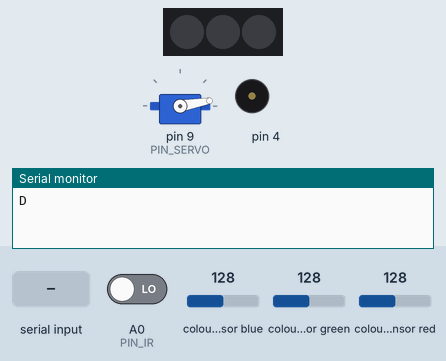
The sketch below on a simulated Arduino Uno, built with avr-gcc and run on an emulated ATmega328P. Parts: servo, 3 RGB LEDs in strip order, left to right, buzzer (waves = sounding), the last lines printed to the serial monitor. The test bench sets the inputs (shaded band); at power-on: colour sensor green 128, colour sensor blue 128, A0 (PIN_IR) LOW, colour sensor red 128.

Above: at 1.7 s.
1.8 s: colour sensor green set to 132
At 7.1 s:
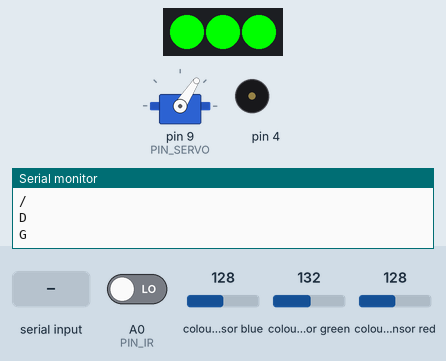
9.3 s: "r\n" received over Serial
At 11.6 s:
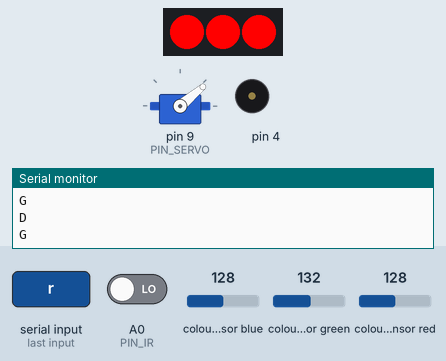
14.0 s: colour sensor blue set to 132
18.1 s: colour sensor blue set to 138
At 20.8 s:
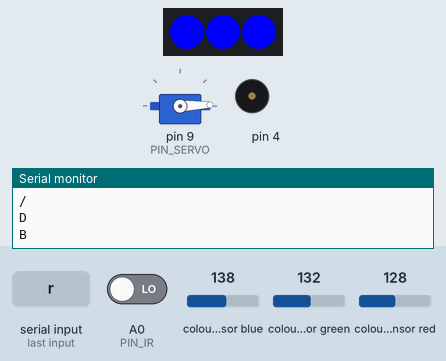
24.0 s: "t\n" received over Serial
At 26.7 s:
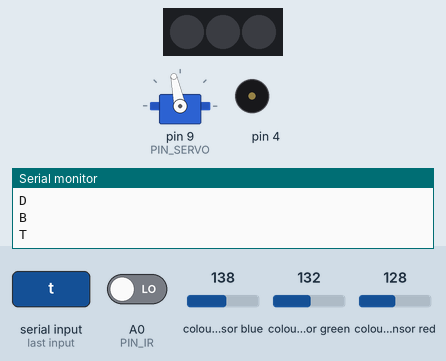
27.1 s: "s\n" received over Serial
At 30.5 s:
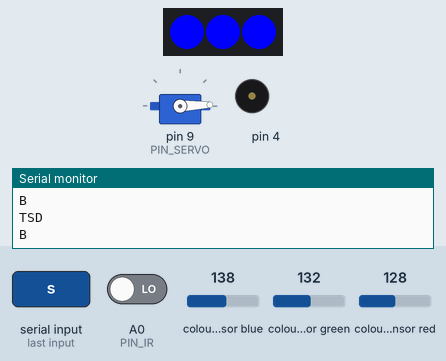
Timing chart, 0 to 31.6 s (numbered marks = the images above; inputs shaded):
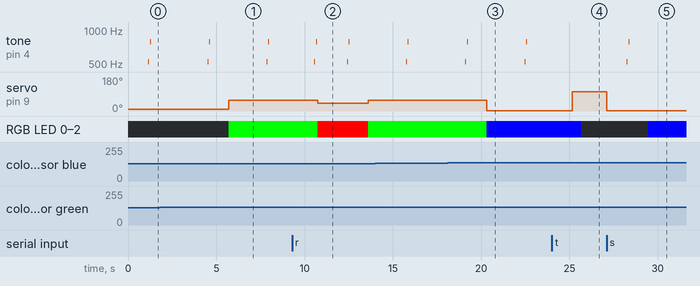

The sketch:

sortingmachine2.ino
```cpp
/// 스마트팩토리 공정관리용 컨베이어벨트
/**
  요소
  1. 기어드 DC모터 : 레일동작
  2. 서보머터 : 제품 색상따라 분류
  3. 적외선 IR센서 : 물품 감지
  4. 컬러센서 : 색상감지
  5. RBG LED : 감지된 색상 표시

  동작순서
  1. 컨베이어벨트 작동
  2. IR센서에서 제품 감지되면 일시 정지
  3. 컬러센서까지 이동
  4. 컬러센서에서 색상감지
  5. R, G, B가 결정되면 서보모터 각도 조절 회전
  6. 레일 재가동 물체 분류
*/

// 라이브러리
#include <Wire.h>                   // I2C 통신용
#include <Servo.h>                  // 서보모터
#include <Adafruit_NeoPixel.h>      // LED 모듈
#include <Adafruit_TCS34725.h>      // 컬러 센서

// 상수 선언부
#define PIN_DC_DIRECTION    13      // DC모터 방향을 정하는 핀
#define PIN_DC_SPEED        11      // DC모터 속도를 정하는 핀
#define PIN_SERVO           9       // 서보모터 핀
#define PIN_LED             5       // LED 핀
#define PIN_IR              A0      // 적외선 IR센서 핀

#define DGR_RED             40      // 빨간색 서보모터 각도
#define DGR_GREEN           57      // 초록색 서보모터 각도
#define DGR_BLUE            2       // 파란색 서보모터 각도
#define NUM_PIXELS          3       // 네오픽셀 수, RGB

// 변수 선언부
Servo servo;
Adafruit_TCS34725 TCS = Adafruit_TCS34725(TCS34725_INTEGRATIONTIME_50MS, TCS34725_GAIN_4X);
Adafruit_NeoPixel pixels(NUM_PIXELS, PIN_LED, NEO_GRB + NEO_KHZ800);

uint16_t clear, red, green, blue;   // 색상 값을 저장할 unsigned short int형 변수
int r, g, b, sum;                   // 색상 값을 사용하기 위한 변환값
int railSpeed = 100;                 // 레일 기본 속도, 초기값은 160. 12V로는 70가능. 9V일때는 80이하 불가능
char color = 'N';                   // 확인 색상 (기본 N)

// 비상정지 상태 변수
bool emergencyStop = false;

// 초기화
void setup() {
  Serial.begin(19200);
  // DC 모터 설정
  pinMode(PIN_DC_DIRECTION, OUTPUT);    // DC모터 방향핀 OUTPUT(동작)으로 설정
  digitalWrite(PIN_DC_DIRECTION, HIGH); // 방향 정방향
  analogWrite(PIN_DC_SPEED, railSpeed); // 레일 동작

  servo.attach(PIN_SERVO);              // 서보모터 연결
  servo.write(10);                       // 초기 각도 재설정. 최초연결시 바 각도마다 다르므로 따로 설정
  delay(500);
  servo.detach();                       // 서보모터 연결분리

  // IR센서 설정
  pinMode(PIN_IR, INPUT);               // 적외선 센서는 INPUT(읽어오니까)

  // 컬러센서 설정
  TCS.begin();

  // 네오픽셀 설정
  pixels.begin();
  pixels.setBrightness(255);            // 최대 밝기
  pixels.show();
}

// 반복작업
void loop() {
  // Raspberry Pi에서 시리얼 데이터 수신
  if (Serial.available() > 0) {
    char command = Serial.read();

    // 개행문자 무시
    if (command == '\n' || command == '\r') return;

    processSerialCommand(command);
    return;
  }

  // 비상정지 상태면 다른 동작 전부 중지
  if (emergencyStop) {
    analogWrite(PIN_DC_SPEED, 0);
    return;
  }
  //analogWrite(PIN_DC_SPEED, 0);   // 벨트끄기. 나중에 주석 처리

  // 제품 적재여부 확인
  if (digitalRead(PIN_IR) == HIGH) return; // loop() 함수를 빠져나가지만 아두이노가 loop() 함수를 다시 실행

  // toneDetected();                     // 물체감지 사운드
  Serial.println("D");      // 물체감지했다는 값 전달
  analogWrite(PIN_DC_SPEED, railSpeed - 20);
  // 일정 시간 후 멈추기
  delay(600);                         // 500ms 딜레이
  analogWrite(PIN_DC_SPEED, 0);       // 컬러센서에서 레일 정지

  // 컬러센서로 색상판별
  do {
    TCS.getRawData(&red, &green, &blue, &clear);      // 색상센서 동작
    r = map(red, 0, 21504, 0, 1000);
    g = map(green, 0, 21504, 0, 1000);
    b = map(blue, 0, 21504, 0, 1000);
    sum = r + g + b;
  } while (sum < 15);

  toneDetected();
  delay(1000);    // 1초 딜레이
  color = getColor(r, g, b);
  Serial.println(color);

  // 색상에 따른 분류
  setProductColor(color);

  analogWrite(PIN_DC_SPEED, railSpeed);
  delay(1000);
}

// 적외선 센서, 색상감지 등 물체 감지시 소리출력
void toneDetected() {
  tone(4, 523, 50);                     // 도. 0.05초간 출력
  delay(100);
  tone(4, 784, 50);                     // 미, 0.05초간 출력
  delay(100);
}

char getColor(int r, int g, int b) {
  if (r < 5 && g < 5 && b < 5) {
    return 'N';
  } else if (r > g && r > b) {
    return 'R';
  } else if (g > r && g > b) {
    return 'G';
  } else if (b > r && b > g) {
    return 'B';
  }
}

// RPi 명령 처리
void processSerialCommand(char cmd) {
  // 소문자가 들어와도 처리
  if (cmd == 'r') cmd = 'R';
  if (cmd == 'g') cmd = 'G';
  if (cmd == 'b') cmd = 'B';
  if (cmd == 's') cmd = 'S';
  if (cmd == 't') cmd = 'T';

  // 비상 정지
  if (cmd == 'T') {
    emergencyStop = true;

    // 벨트 즉시 정지
    analogWrite(PIN_DC_SPEED, 0);
    // 서보모터 90도 이동
    servo.attach(PIN_SERVO);
    servo.write(102);

    delay(500);
    servo.detach();

    // LED 끄기
    pixels.clear();
    pixels.show();

    Serial.print("T"); // MQTT로 재전송
    return;
  }

  // 재가동
  if (cmd == 'S') {
    emergencyStop = false;

    // 서보모터 초기위치로
    servo.attach(PIN_SERVO);
    servo.write(2);

    delay(500);
    servo.detach();

    // LED on
    pixels.clear();
    pixels.show();

    analogWrite(PIN_DC_SPEED, railSpeed);
    Serial.print("S");
    return;
  }

  if (cmd == 'R' || cmd == 'G' || cmd == 'B') {
    // 비상정지 상태에는 감지 무시
    if (emergencyStop) return;

    color = cmd;

    // 컨베이어 정지
    analogWrite(PIN_DC_SPEED, 0);

    toneDetected();
    // 서보모터 + LED 제어
    setProductColor(color);
    // 약간 대기
    delay(500);
    // 컨베이어 재가동
    analogWrite(PIN_DC_SPEED, railSpeed);

    //Serial.print("YOLO COLOR : "); // MQTT 로 전송안함
    Serial.println(color); // RPi 로 전달하면 MQTT 배포 예상
  }
}

// 색상에 따른 서보모터, LED 처리
void setProductColor(char color) {

  servo.attach(PIN_SERVO);  // 서버모터 사용하려면 연결

  if (color == 'R') {
    servo.write(DGR_RED);
    pixels.setPixelColor(0, pixels.Color(255, 0, 0) );
    pixels.setPixelColor(1, pixels.Color(255, 0, 0) );
    pixels.setPixelColor(2, pixels.Color(255, 0, 0) );
  }
  else if (color == 'G') {
    servo.write(DGR_GREEN);
    pixels.setPixelColor(0, pixels.Color(0, 255, 0) );
    pixels.setPixelColor(1, pixels.Color(0, 255, 0) );
    pixels.setPixelColor(2, pixels.Color(0, 255, 0) );
  }
  else if (color == 'B') {
    servo.write(DGR_BLUE);

    pixels.setPixelColor(0, pixels.Color(0, 0, 255) );
    pixels.setPixelColor(1, pixels.Color(0, 0, 255) );
    pixels.setPixelColor(2, pixels.Color(0, 0, 255) );
  }

  // LED 출력
  pixels.show();
  // 서보 이동 시간
  delay(500);
  servo.detach();
}
```

Measured:
- the behaviour switches between 129 and 130 on colour sensor green (found by bisection; images 0 and 1)
- the behaviour switches between 134 and 135 on colour sensor blue (found by bisection; images 2 and 3)
- after the input at 1.8 s, servo on pin 9 (PIN_SERVO): 10° → 57° after 3.9 s; RGB LED 0–2: off → RGB(0, 255, 0) after 3.9 s
- after the input at 9.3 s, servo on pin 9 (PIN_SERVO): 57° → 40° after 1.5 s, → 57° 2.9 s later; RGB LED 0–2: RGB(0, 255, 0) → RGB(255, 0, 0) after 1.5 s, → RGB(0, 255, 0) 2.9 s later
- after the input at 18.1 s, servo on pin 9 (PIN_SERVO): 57° → 2° after 2.2 s; RGB LED 0–2: RGB(0, 255, 0) → RGB(0, 0, 255) after 2.2 s
- after the input at 24.0 s, tone on pin 4: stays silent (without the input it goes to 523 Hz after 1.8 s); servo on pin 9 (PIN_SERVO): 2° → 102° after 1.2 s; RGB LED 0–2: RGB(0, 0, 255) → off after 1.7 s
- after the input at 27.1 s, tone on pin 4: silent → 523 Hz after 1.2 s, → silent 0.05 s later, → 784 Hz 0.05 s later, → silent 0.05 s later; servo on pin 9 (PIN_SERVO): 102° → 2° at once; RGB LED 0–2: off → RGB(0, 0, 255) after 2.4 s
- by itself, tone on pin 4: plays 523 Hz for 0.05 s, 784 Hz for 0.05 s, 523 Hz for 0.05 s, 784 Hz for 0.05 s
